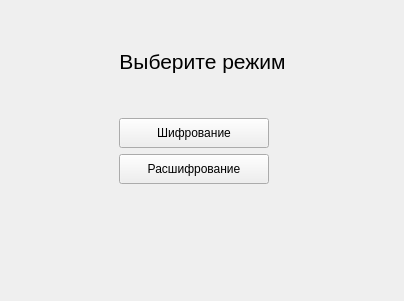
<?xml version="1.0" encoding="UTF-8"?>
<ui version="4.0">
 <class>Form</class>
 <widget class="QWidget" name="Form">
  <property name="geometry">
   <rect>
    <x>0</x>
    <y>0</y>
    <width>404</width>
    <height>301</height>
   </rect>
  </property>
  <property name="windowTitle">
   <string>Form</string>
  </property>
  <layout class="QGridLayout" name="gridLayout">
   <item row="3" column="1">
    <widget class="QLabel" name="label">
     <property name="text">
      <string/>
     </property>
    </widget>
   </item>
   <item row="1" column="1">
    <widget class="QPushButton" name="btnEncryptMode">
     <property name="maximumSize">
      <size>
       <width>150</width>
       <height>30</height>
      </size>
     </property>
     <property name="text">
      <string>Шифрование</string>
     </property>
    </widget>
   </item>
   <item row="2" column="1">
    <widget class="QPushButton" name="btnDecryptMode">
     <property name="maximumSize">
      <size>
       <width>150</width>
       <height>30</height>
      </size>
     </property>
     <property name="font">
      <font>
       <pointsize>9</pointsize>
      </font>
     </property>
     <property name="text">
      <string>Расшифрование</string>
     </property>
    </widget>
   </item>
   <item row="2" column="2">
    <widget class="QLabel" name="label_2">
     <property name="text">
      <string/>
     </property>
    </widget>
   </item>
   <item row="0" column="1">
    <widget class="QLabel" name="labelMode">
     <property name="font">
      <font>
       <pointsize>16</pointsize>
      </font>
     </property>
     <property name="text">
      <string>Выберите режим</string>
     </property>
     <property name="alignment">
      <set>Qt::AlignCenter</set>
     </property>
    </widget>
   </item>
   <item row="2" column="0">
    <widget class="QLabel" name="label_3">
     <property name="text">
      <string/>
     </property>
    </widget>
   </item>
  </layout>
 </widget>
 <resources/>
 <connections/>
</ui>
